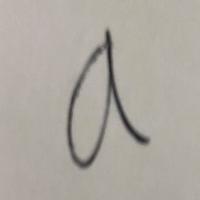
#> input picture 1.jpg, 200 x 200 px
$ python anotherTest.py   (older library calls are emulated)
#> lines starting #> are read from the running program, lines starting #| are printed output that depends on the picture
import numpy as np

import matplotlib.pyplot as plt
import matplotlib.image as mpimg

from skimage import data, img_as_float
from skimage.measure import compare_ssim as ssim

import PIL
from PIL import Image


def rgb2gray(rgb):

    r, g, b = rgb[:,:,0], rgb[:,:,1], rgb[:,:,2]
    gray = 0.2989 * r + 0.5870 * g + 0.1140 * b

    return gray

#Resize images to 500 X 500
img1_name = "1.jpg"
img1 = Image.open(img1_name)
#> img1 is the input picture: PIL image 200x200 RGB; mean R, G, B 173.6, 168.4, 161.1
img1= img1.resize((500, 500), PIL.Image.ANTIALIAS)
#> img1: PIL image 500x500 RGB
new_name1 = img1_name[:-4] + 'R' + img1_name[-4:]
img1.save(new_name1)

img2_name = "2.jpg"
img2 = Image.open(img2_name)
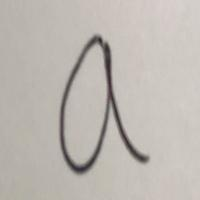
#> input picture 2.jpg, 200 x 200 px
#> img2 is the input picture: PIL image 200x200 RGB; mean R, G, B 189.4, 183.9, 178.2
img2= img2.resize((500, 500), PIL.Image.ANTIALIAS)
#> img2: PIL image 500x500 RGB
new_name2 = img2_name[:-4] + 'R' + img2_name[-4:]
img2.save(new_name2)

img1 = rgb2gray(mpimg.imread(new_name1))

img2 = rgb2gray(mpimg.imread(new_name2))

rows, cols = img1.shape
#> rows = 500; cols = 500

def mse(x, y):
    return np.linalg.norm(x - y)

fig, axes = plt.subplots(nrows=1, ncols=3, figsize=(10, 4),
                         sharex=True, sharey=True)
ax = axes.ravel()

mse_img1 = mse(img1, img1)
#> mse_img1 = 0
ssim_img1 = ssim(img1, img1, data_range=img1.max() - img1.min())
#> ssim_img1 = 1

mse_img2 = mse(img1, img2)
#> mse_img2 = 15033.9
ssim_img2 = ssim(img1, img2,
                  data_range=img2.max() - img2.min())
#> ssim_img2 = 0.828

label = 'MSE: {:.2f}, SSIM: {:.2f}'

ax[0].imshow(img1, cmap=plt.cm.gray, vmin=0, vmax=1)
ax[0].set_xlabel(label.format(mse_img1, ssim_img1))
ax[0].set_title(new_name1)

ax[1].imshow(img2, cmap=plt.cm.gray, vmin=0, vmax=1)
ax[1].set_xlabel(label.format(mse_img2, ssim_img2))
ax[1].set_title(new_name2)

plt.tight_layout()
plt.show()
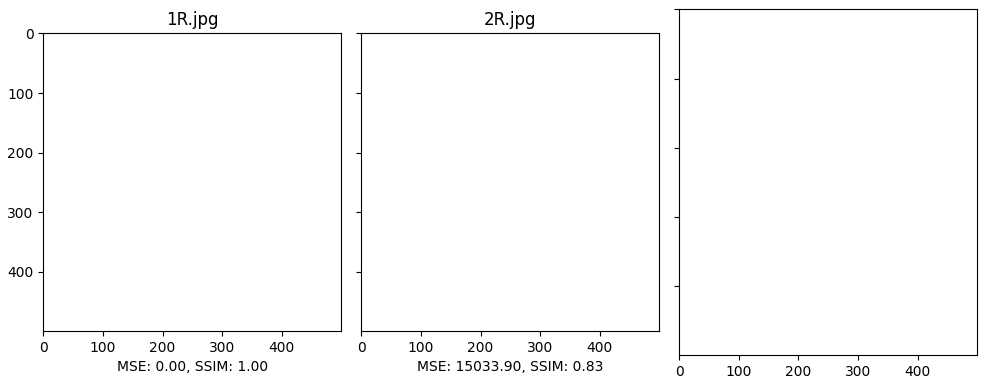
#> figure drawn by matplotlib, 2 panels
